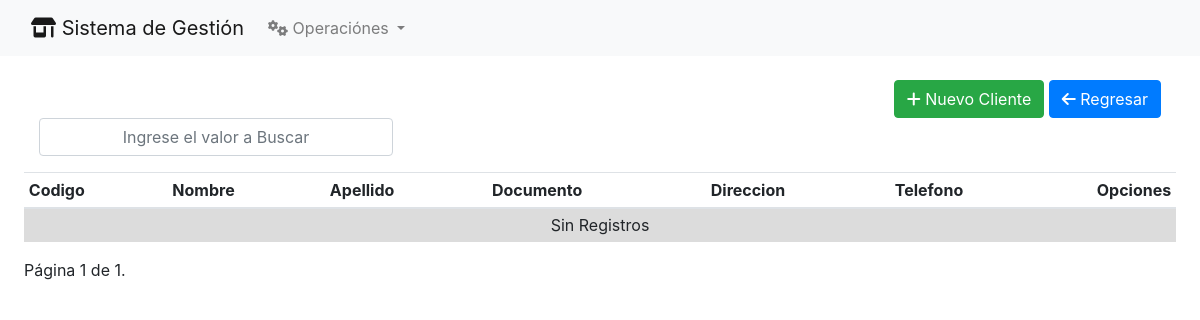
/clientes/, run on an earlier commit of the app's database.
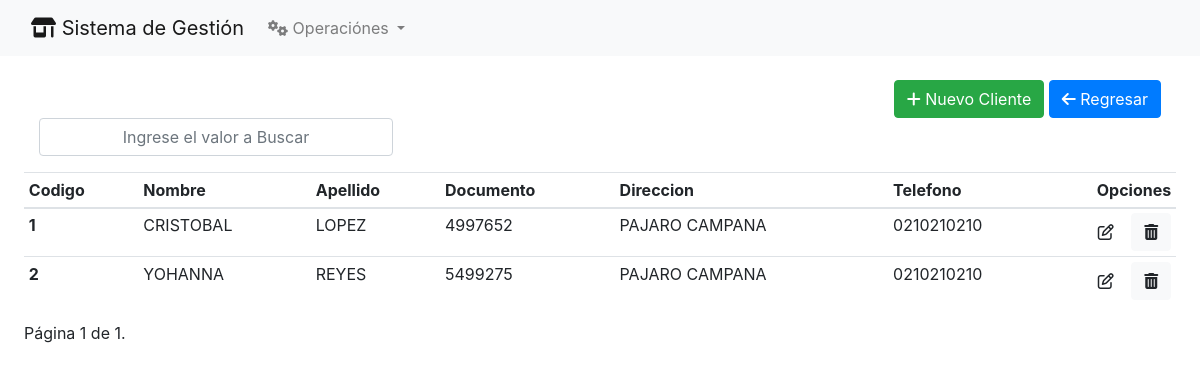
And on a later commit of the database.
### Clientes/models.py (models this page shows, shortened)
class Clientes(models.Model):
    class Meta:
        verbose_name_plural = 'Clientes'
    nombre =  models.CharField(max_length = 250)
    apellido = models.CharField(max_length = 250)
    documento = models.CharField(max_length = 250, unique=True)
    direccion =  models.CharField(max_length = 250)
    telefono = models.CharField(max_length = 250)
    correo =  models.CharField(max_length = 250)
    observacion =  models.CharField(max_length = 250)
    estado =  models.CharField(max_length = 250)

### Clientes/views.py (the view)
# urls.py: path('', clientes_index, name='clientes'),
def clientes_index(request):
    clientes_list = Clientes.objects.all().order_by("nombre")
    paginator = Paginator(clientes_list, 10)
    page_number = request.GET.get('page')
    page_obj = paginator.get_page(page_number)
    final_page_number = paginator.num_pages - 1
    template = "clientes_index.html"
    context = {"titulo": "Clientes", "clientes": page_obj, "final_page_number": final_page_number}
    return render(request, template, context)

### Clientes/templates/clientes_index.html (shortened to what this page needs)
{% extends 'home.html' %}
{% block content %}
<div class="p-4">
    <div class="col d-flex justify-content-end">
        <a href="{%url 'nuevo_cliente'%}" class="btn btn-success"> <i class="fa-solid fa-plus"></i> Nuevo Cliente</a>
        <a href="{% url 'home' %}" class="btn btn-primary"> <i class="fa-solid fa-arrow-left"></i> Regresar</a>
    </div>
    <table class="table table-sm table-hover">
        <div class="col-md-4 mb-3 d-flex justify-content-end">
            <input type="text" class="form-control text-center" id="buscarCliente"
                placeholder="Ingrese el valor a Buscar">
        </div>
        <thead>
            <tr>
                <th scope="col">Codigo</th>
                <th scope="col">Nombre</th>
                <th scope="col">Apellido</th>
                <th scope="col">Documento</th>
                <th scope="col">Direccion</th>
                <th scope="col">Telefono</th>
                <th style="text-align: right;width: 10%;" scope="col">Opciones</th>
            </tr>
        </thead>
        <tbody>
            {% if clientes %}
            {% for cli in clientes %}
            <tr>
                <th scope="row"> {{cli.id}} </th>
                <td> {{cli.nombre}} </td>
                <td> {{cli.apellido}} </td>
                <td> {{cli.documento}} </td>
                <td> {{cli.direccion}} </td>
                <td> {{cli.telefono}} </td>
                <td style="text-align: right;">
                    <a href="modificar_cliente/{{cli.id}}/" class="btn btn-ligth"><i
                            class="fa-regular fa-pen-to-square"></i></a>
                    <a href="#" class="btn btn-light btn_eliminar" data-bs-toggle="modal" data-bs-target="#exampleModal"
                        data-id="{{cli.id}}">
                        <i class="fa-solid fa-trash-can"></i>
                    </a>
                </td>
            </tr>
            {% endfor %}
            {% else %}
            <tr style="background-color: gainsboro;text-align: center;">
                <td colspan="7">Sin Registros</td>
            </tr>
            {% endif %}
        </tbody>
    </table>
    <div class="pagination">
        <span class="step-links">
            <span class="current">
                P&aacute;gina {{clientes.number}} de {{clientes.paginator.num_pages}}.
            </span>
        </span>
    </div>
    {% endblock %}

What changed in the data, as far as the page shows it:
added Clientes: id "1", nombre "CRISTOBAL", apellido "LOPEZ", documento "4997652", direccion "PAJARO CAMPANA", telefono "0210210210"
added Clientes: id "2", nombre "YOHANNA", apellido "REYES", documento "5499275", direccion "PAJARO CAMPANA", telefono "0210210210"
Also different on the page:
text no longer shown: "Sin Registros"
